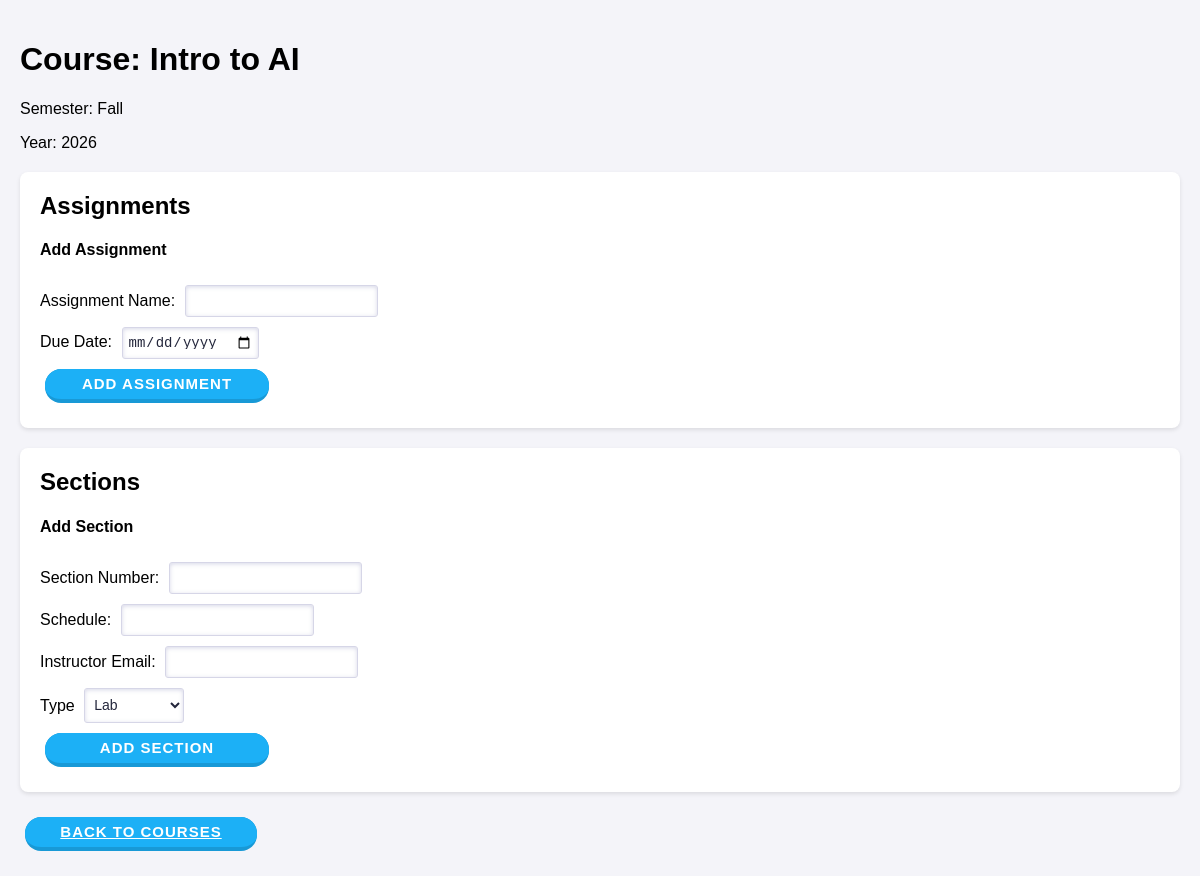
Page /course/4/ on the committed database.
### ScheduleAppData/models.py (models this page shows)
class Courses(models.Model):
    Id = models.AutoField(primary_key=True)
    CourseName = models.CharField(max_length=120)
    Semester = models.CharField(max_length=120)
    Year = models.IntegerField()

### ScheduleAppData/views.py (the view, shortened to what this page needs)
# urls.py: path('course/<int:course_id>/', CoursePage.as_view(), name='course_page'),
class CoursePage(View):
    def get(self, request, course_id):
        from ScheduleAppData.models import Courses
        course = Courses.objects.get(Id=course_id)
        assignments = Assignments.objects.filter(CourseId=course)
        sections = Sections.objects.filter(CourseId=course)
        return render(request, 'CoursePage.html', {
            'course': course,
            'assignments': assignments,
            'sections': sections
        })

### templates/CoursePage.html (shortened to what this page needs)
{% load static %}
<!DOCTYPE html>
<html lang="en">
<head>
    <link rel="stylesheet" href="{% static 'css/styles.css' %}">
</head>
<body>
    <div class="container">
        <h1>Course: {{ course.CourseName }}</h1>
        <p>Semester: {{ course.Semester }}</p>
        <p>Year: {{ course.Year }}</p>
        <div class="section">
            <h2>Assignments</h2>
            <h4>Add Assignment</h4>
            <form method="POST">
                <div class="form-group">
                    <label for="assignment_name">Assignment Name:</label>
                    <input type="text" id="assignment_name" name="assignment_name" class="text-field" required>
                </div>
                <div class="form-group">
                    <label for="due_date">Due Date:</label>
                    <input type="date" id="due_date" name="due_date" class="text-field" required>
                </div>
                <button type="submit" name="add_assignment" class="button">Add Assignment</button>
            </form>
        </div>
        <div class="section">
            <h2>Sections</h2>
            <h4>Add Section</h4>
            <form method="POST">
                <div class="form-group">
                    <label for="section_num">Section Number:</label>
                    <input type="text" id="section_num" name="section_num" class="text-field" required>
                </div>
                <div class="form-group">
                    <label for="schedule">Schedule:</label>
                    <input type="text" id="schedule" name="schedule" class="text-field" required>
                </div>
                <div class="form-group">
                    <label for="instructor_email">Instructor Email:</label>
                    <input type="email" id="instructor_email" name="instructor_email" class="text-field" required>
                </div>
                <div class="form-group">
                    <label for="type">Type</label>
                    <select name="type" id="type" class="select">
                        <option value="Lab">Lab</option>
                    </select>
                </div>
                <button type="submit" name="add_section" class="button">Add Section</button>
            </form>
        </div>
        <a href="/courses/" class="button">Back to Courses</a>
    </div>
</body>
</html>

### static/css/styles.css (style rules this page uses)
body { font-family: Arial, sans-serif; margin: 0; padding: 0; background-color: #f4f4f9; }
.container { max-width: 1200px; margin: 0 auto; padding: 20px; }
.section { background: #fff; margin: 20px 0; padding: 20px; border-radius: 8px; box-shadow: 0 2px 4px rgba(0, 0, 0, 0.1); }
.section h2 { margin-top: 0; }
.button { appearance: button; background-color: #1899D6; border: solid transparent; border-radius: 16px; border-width: 0 0 4px; box-sizing: border-box; color: #FFFFFF; cursor: pointer; display: inline-block; font-family: din-round,sans-serif; font-size: 15px; font-weight: 700; letter-spacing: 1px; line-height: 10px; margin: 5px; outline: none; overflow: visible; padding: 10px; text-align: center; text-transform: uppercase; touch-action: manipulation; transform: translateZ(0); transition: filter .2s; user-select: none; -webkit-user-select: none; vertical-align: middle; white-space: nowrap; width: 20%; }
.button:after { background-clip: padding-box; background-color: #1CB0F6; border: solid transparent; border-radius: 16px; border-width: 0 0 4px; bottom: -4px; content: ""; left: 0; position: absolute; right: 0; top: 0; z-index: -1; }
.button, .button:focus { user-select: auto; }
.text-field { position: relative; cursor: text; font-size: 14px; line-height: 10px; padding: 5px; height: 20px; background-color: #fff; border: 1px solid #d6d6e7; margin: 5px; border-radius: 3px; color: rgb(35, 38, 59); box-shadow: inset 0 1px 4px 0 rgb(119 122 175 / 30%); overflow: hidden; transition: all 100ms ease-in-out; }
.select { width:100px; height:35px; background-color:#fff; border:1px solid #d6d6e7; box-shadow: inset 0 1px 4px 0 rgb(119 122 175 / 30%); padding:5px; border-radius: 3px; margin:5px; color: rgb(35, 38, 59); font-size:14px; cursor:pointer; overflow: hidden; transition: all 100ms ease-in-out; }

### rows in the picture
Courses: CourseName "Intro to AI", Semester "Fall", Year "2026"
